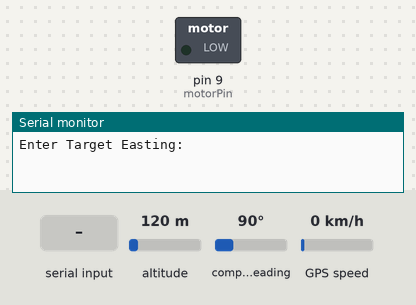
The sketch below on a simulated Arduino Uno, built with avr-gcc and run on an emulated ATmega328P. Parts: switched loads named in the sketch (green lamp = pin HIGH), the last lines printed to the serial monitor. Inputs (shaded band) come from the test bench; at power-on: altitude 120 m, compass heading 90°, GPS speed 0 km/h. The GPS gets a fix after 3 s at 37.7749, -122.4194 with 8 satellites.

Above: at 0.8 s.
0.9 s: "0\n" received over Serial
At 4.6 s:
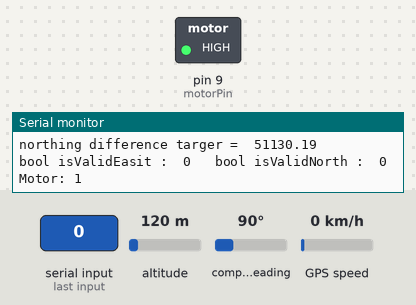
Timing chart, 0 to 6.1 s (numbered marks = the images above; inputs shaded):
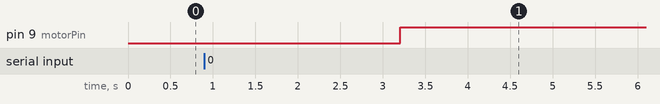

Measured:
- after the input at 0.9 s, pin 9 (motorPin): LOW → HIGH after 2.3 s

The sketch:

GPSWITHMotorWithUTMCoordinate.ino
```cpp
#include <TinyGPSPlus.h>
#include <SoftwareSerial.h>
// Easting: 252796.32	Northing: 252796.32	Zone: 36
//
const int motorPin = 9;
TinyGPSPlus gps;
SoftwareSerial gpsSerial(2, 3);

const double a = 6378137.0;
const double f = 1.0 / 298.257223563;
const double k0 = 0.9996;

double targetEasting = 0.0;
double targetNorthing = 0.0;

double degToRad(double deg) {
  return deg * (3.14159265358979323846 / 180.0);
}

void LLtoUTM(double lat, double lon, double *easting, double *northing, int *zone) {
  double latRad = degToRad(lat);
  double lonRad = degToRad(lon);

  int zoneNumber = floor((lon + 180.0) / 6.0) + 1;

  double lonOrigin = (zoneNumber - 1) * 6.0 - 180.0 + 3.0;
  double lonOriginRad = degToRad(lonOrigin);

  double N = a / sqrt(1 - (2 * f - f * f) * sin(latRad) * sin(latRad));
  double T = tan(latRad) * tan(latRad);
  double C = (2 * f - f * f) * cos(latRad) * cos(latRad);
  double A = cos(latRad) * (lonRad - lonOriginRad);

  *easting = k0 * N * (A + (1 - T + C) * pow(A, 3) / 6 + (5 - 18 * T + pow(T, 2)) * pow(A, 5) / 120);
  *northing = k0 * (N * (latRad - latRad) + N * (A + (1 - T + C) * pow(A, 3) / 6));
  *zone = zoneNumber;
}

void setup() {
  Serial.begin(9600);
  gpsSerial.begin(9600);
  pinMode(motorPin, OUTPUT);

  while (!Serial);

  Serial.println("Enter Target Easting:");

  while (Serial.available() == 0) {}

  targetEasting = Serial.parseFloat();
  Serial.print("Target Easting: ");
  Serial.println(targetEasting);

  while (Serial.available() > 0) {
    Serial.read();
  }


  Serial.println("Enter Target Northing:");

  while (Serial.available() == 0) {}

  targetNorthing = Serial.parseFloat();
  Serial.print("Target Northing: ");
  Serial.println(targetNorthing);

  while (Serial.available() > 0) {
    Serial.read();
  }
}

void loop() {
  while (gpsSerial.available() > 0) {
    gps.encode(gpsSerial.read());

    if (gps.location.isUpdated()) {
      double latitude = gps.location.lat();
      double longitude = gps.location.lng();
      double altitude = gps.altitude.meters();

      Serial.print("Latitude: ");
      Serial.print(latitude, 6);
      Serial.print("°");

      Serial.print("\tLongitude: ");
      Serial.print(longitude, 6);
      Serial.print("°");

      Serial.print("\tAltitude: ");
      Serial.print(altitude);
      Serial.println(" m");

      double easting, northing;
      int zone;
      LLtoUTM(latitude, longitude, &easting, &northing, &zone);

      Serial.print("Easting: ");
      Serial.print(easting);
      Serial.print("\tNorthing: ");
      Serial.print(northing);
      Serial.print("\tZone: ");
      Serial.println(zone);

      double range = 8;
      double  EstDifTar= easting - targetEasting;
      double NorDifTar = northing - targetNorthing;

      Serial.print("Esting difference targer =  ");
      Serial.println(EstDifTar);
      Serial.print("northing difference targer =  ");
      Serial.println(NorDifTar);

      bool isValidEasit = (EstDifTar >= -range && EstDifTar <= range);
      bool isValidNorth = (NorDifTar >= -range && NorDifTar <= range);

      Serial.print("bool isValidEasit :  ");
      Serial.print(isValidEasit);

      Serial.print("   bool isValidNorth :  ");
      Serial.println(isValidNorth);

      if (isValidEasit && isValidNorth) {
        digitalWrite(motorPin, LOW);
      } else {
        digitalWrite(motorPin, HIGH);
      }

      Serial.print("Motor: ");
      Serial.println(digitalRead(motorPin));
    }
  }
}
```
